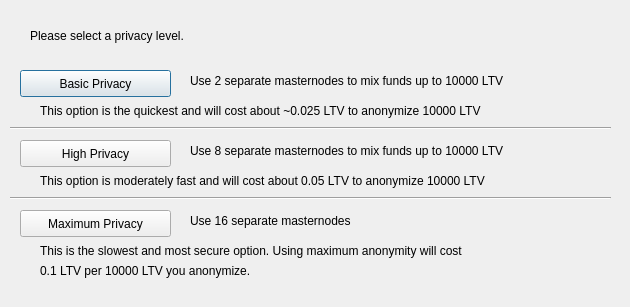
<?xml version="1.0" encoding="UTF-8"?>
<ui version="4.0">
 <class>ObfuscationConfig</class>
 <widget class="QDialog" name="ObfuscationConfig">
  <property name="geometry">
   <rect>
    <x>0</x>
    <y>0</y>
    <width>630</width>
    <height>307</height>
   </rect>
  </property>
  <property name="windowTitle">
   <string>Configure Obfuscation</string>
  </property>
  <widget class="QPushButton" name="buttonBasic">
   <property name="geometry">
    <rect>
     <x>20</x>
     <y>70</y>
     <width>151</width>
     <height>27</height>
    </rect>
   </property>
   <property name="text">
    <string>Basic Privacy</string>
   </property>
  </widget>
  <widget class="QPushButton" name="buttonHigh">
   <property name="geometry">
    <rect>
     <x>20</x>
     <y>140</y>
     <width>151</width>
     <height>27</height>
    </rect>
   </property>
   <property name="text">
    <string>High Privacy</string>
   </property>
  </widget>
  <widget class="QPushButton" name="buttonMax">
   <property name="geometry">
    <rect>
     <x>20</x>
     <y>210</y>
     <width>151</width>
     <height>27</height>
    </rect>
   </property>
   <property name="text">
    <string>Maximum Privacy</string>
   </property>
  </widget>
  <widget class="QLabel" name="label">
   <property name="geometry">
    <rect>
     <x>30</x>
     <y>20</y>
     <width>571</width>
     <height>31</height>
    </rect>
   </property>
   <property name="text">
    <string>Please select a privacy level.</string>
   </property>
  </widget>
  <widget class="QLabel" name="label_2">
   <property name="geometry">
    <rect>
     <x>190</x>
     <y>70</y>
     <width>421</width>
     <height>21</height>
    </rect>
   </property>
   <property name="text">
    <string>Use 2 separate masternodes to mix funds up to 10000 LTV</string>
   </property>
  </widget>
  <widget class="QLabel" name="label_3">
   <property name="geometry">
    <rect>
     <x>190</x>
     <y>140</y>
     <width>411</width>
     <height>21</height>
    </rect>
   </property>
   <property name="text">
    <string>Use 8 separate masternodes to mix funds up to 10000 LTV</string>
   </property>
  </widget>
  <widget class="QLabel" name="label_4">
   <property name="geometry">
    <rect>
     <x>190</x>
     <y>210</y>
     <width>421</width>
     <height>21</height>
    </rect>
   </property>
   <property name="text">
    <string>Use 16 separate masternodes</string>
   </property>
  </widget>
  <widget class="QLabel" name="label_6">
   <property name="geometry">
    <rect>
     <x>40</x>
     <y>100</y>
     <width>561</width>
     <height>21</height>
    </rect>
   </property>
   <property name="text">
    <string>This option is the quickest and will cost about ~0.025 LTV to anonymize 10000 LTV</string>
   </property>
  </widget>
  <widget class="QLabel" name="label_7">
   <property name="geometry">
    <rect>
     <x>40</x>
     <y>170</y>
     <width>561</width>
     <height>21</height>
    </rect>
   </property>
   <property name="text">
    <string>This option is moderately fast and will cost about 0.05 LTV to anonymize 10000 LTV</string>
   </property>
  </widget>
  <widget class="QLabel" name="label_8">
   <property name="geometry">
    <rect>
     <x>40</x>
     <y>240</y>
     <width>561</width>
     <height>21</height>
    </rect>
   </property>
   <property name="text">
    <string>This is the slowest and most secure option. Using maximum anonymity will cost</string>
   </property>
  </widget>
  <widget class="QLabel" name="label_9">
   <property name="geometry">
    <rect>
     <x>40</x>
     <y>260</y>
     <width>561</width>
     <height>21</height>
    </rect>
   </property>
   <property name="text">
    <string>0.1 LTV per 10000 LTV you anonymize.</string>
   </property>
  </widget>
  <widget class="Line" name="line">
   <property name="geometry">
    <rect>
     <x>10</x>
     <y>120</y>
     <width>601</width>
     <height>16</height>
    </rect>
   </property>
   <property name="orientation">
    <enum>Qt::Horizontal</enum>
   </property>
  </widget>
  <widget class="Line" name="line_2">
   <property name="geometry">
    <rect>
     <x>10</x>
     <y>190</y>
     <width>601</width>
     <height>16</height>
    </rect>
   </property>
   <property name="orientation">
    <enum>Qt::Horizontal</enum>
   </property>
  </widget>
 </widget>
 <resources/>
 <connections/>
</ui>
